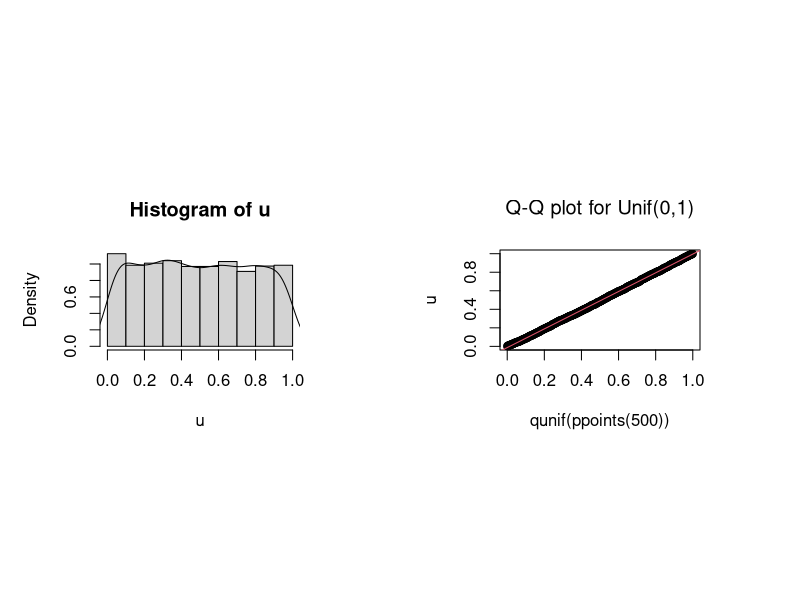
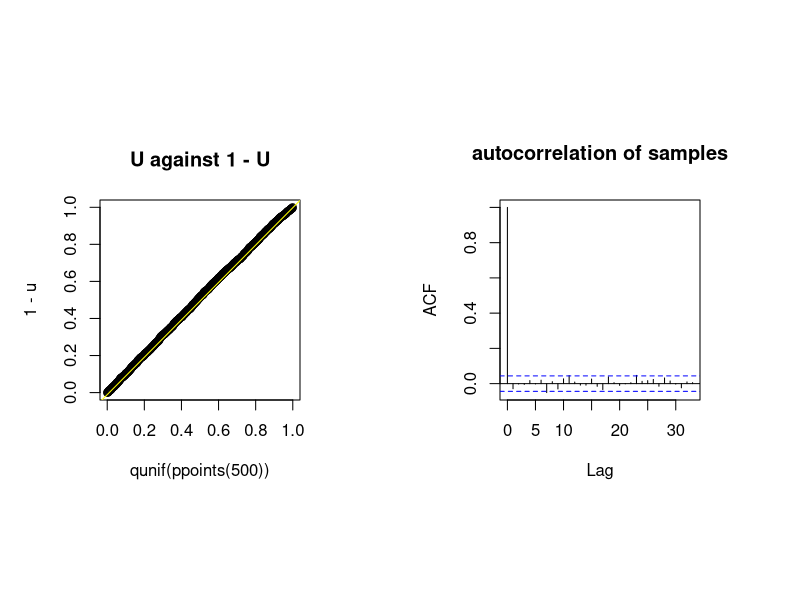
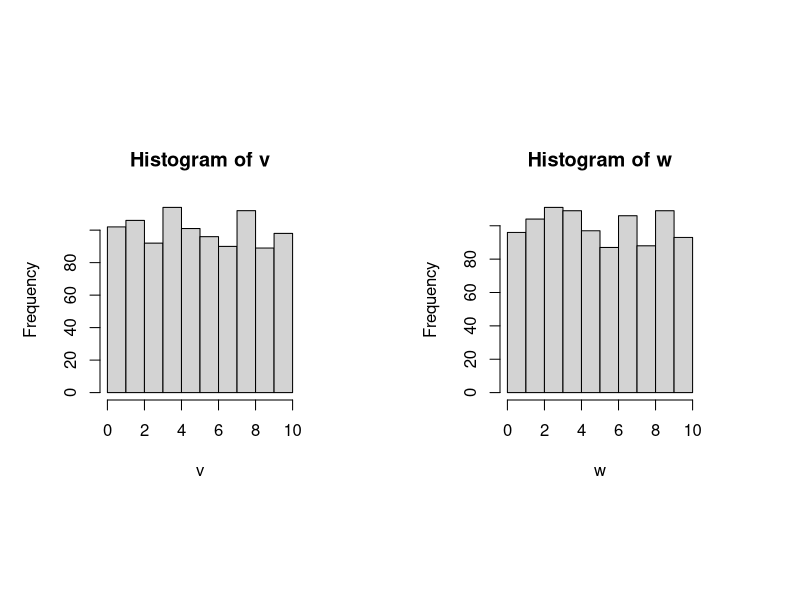
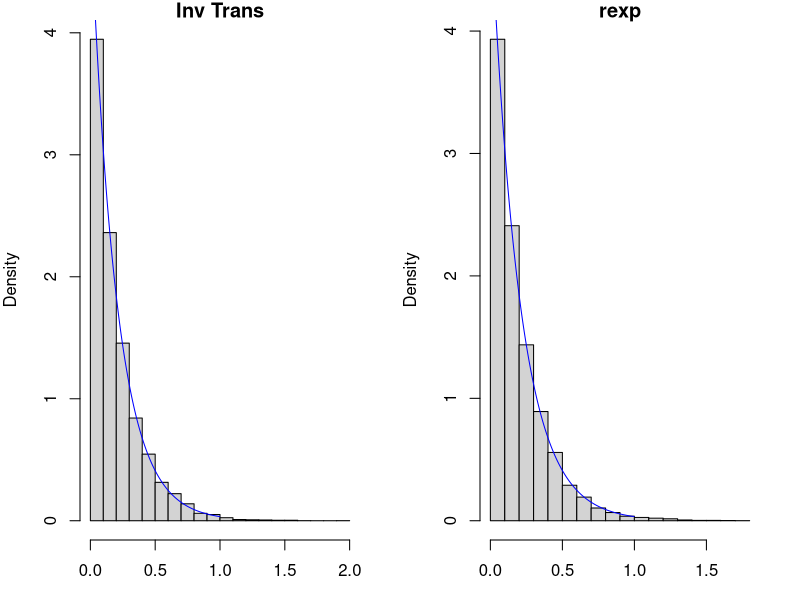
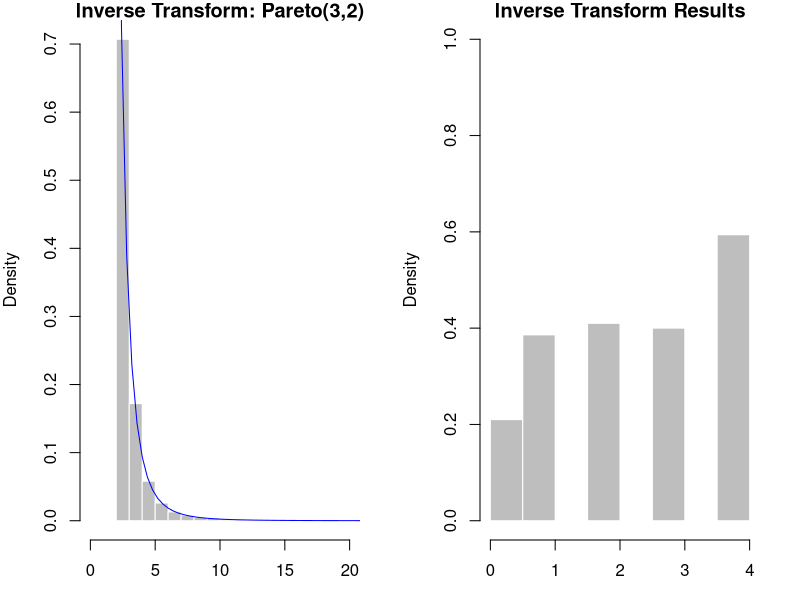
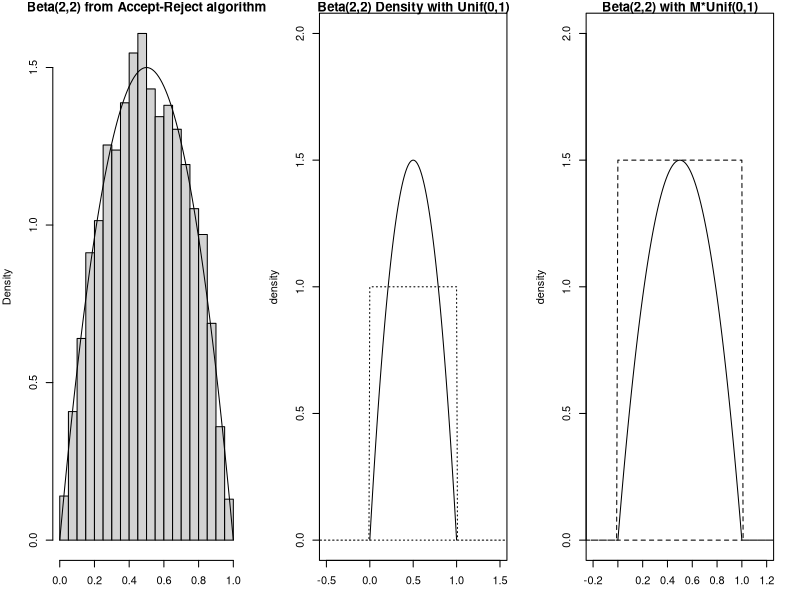
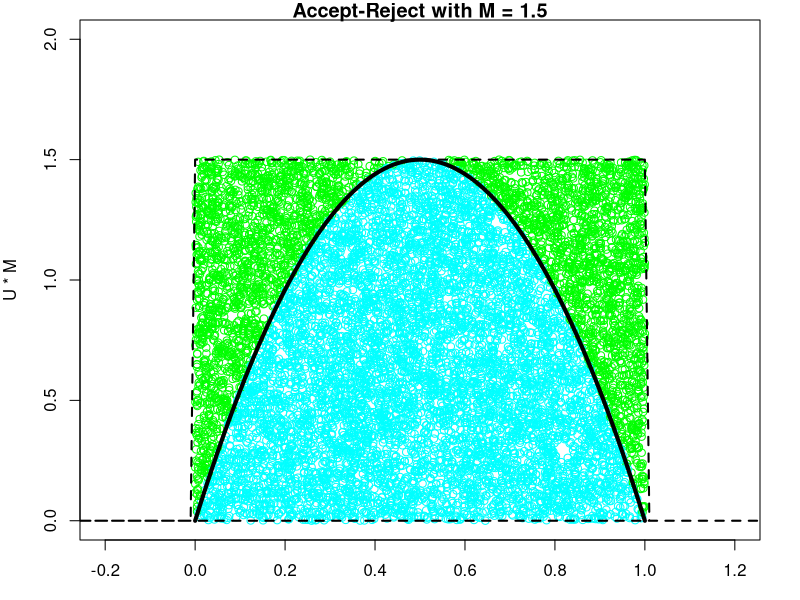
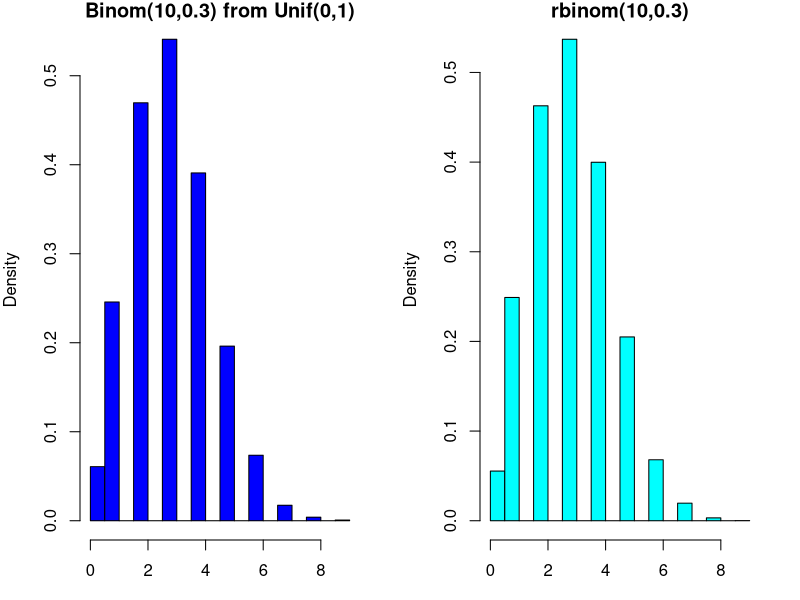

These figures' R source, in order:
## ---- chunk 1
u = runif(2000)

par(pin = c(2,1), mfrow = c(1,2))
hist(u, probability=TRUE)
lines(density(u), xlim=c(0,1))

## Q-Q plot for `runif` data against true theoretical distribution:
qqplot(qunif(ppoints(500)), u,  main = expression("Q-Q plot for Unif(0,1)"))
qqline(u, distribution = qunif, prob = c(0.1, 0.6), col = 2)


## ---- chunk 2
require(graphics)
palette(value = rainbow(6))

par(pin = c(2,2), mfrow = c(1,2))
qqplot(qunif(ppoints(500)),1-u, main = "U against 1 - U")
qqline(u, distribution = qunif, col = 2)

acf(u, main = "autocorrelation of samples") 


## ---- chunk 3
par(mfrow = c(1,2))
v = 10 * runif(1000, 0, 1) ## v ~ unif(0, 10)
hist(v)

w = runif(1000, 0, 10) ## unif(0, 10)
hist(w)


## ---- chunk 4
N = 10^4
u = runif(N)

fInv = function(u){
  (-1/5) * log(u) ## or log(1-u)
}

outSamples = fInv(u)

## ---- chunk 5
## not for show
## echo = FALSE
par(mfrow = c(1,2), mar = c(3, 4, 1, 2))
hist(outSamples, probability = TRUE, main = "Inv Trans")
lines(x = ppoints(200), y = dexp(x = ppoints(200), rate = 5), 
      col = "blue")
hist(rexp(n = N, rate = 5), probability = TRUE, main = "rexp")
lines(x = ppoints(200), y = dexp(x = ppoints(200), rate = 5), 
      col = "blue")
## ---- chunk 6
set.seed(123)
n = 1000
U =runif(n)
a = 3
b = 2
X = b*(1-U)^(-1/a)
pareto = function(x){(a*(b^a)/x^(a+1))}

summary(X)

## ---- chunk 7
hist(X, probability = TRUE, breaks = 25, xlim =c(0, 20),
     col = "gray", border = "white",
     main = "Inverse Transform: Pareto(3,2)", xlab = "x")
curve(pareto(x), from = 0, to = 40, add = TRUE, col = "blue")

## ---- chunk 8
cdf = c(0.0, 0.1, 0.3, 0.5, 0.7, 1.0)
results = numeric(length = 1000) ## creates a vector of zeros
u = runif(1000)
for(i in 2:6){
    ind = (cdf[i-1] < u) & (u <= cdf[i])
    results[ind] <- (i-2)
}

table(results) / 1000

## ---- chunk 9

hist(results, probability = TRUE,
     main = "Inverse Transform Results",
     ylim = c(0,1),
     col = "gray", border = "white")

## ---- chunk 10
## Accept-Reject
M = 1.5
X = rep(x = NA, 5) ## create a vector of length 5 of NAs
set.seed(123)
f <- function(x){ 6*x*(1 - x)} ## pdf of Beta(2,2)
g <- function(x){ 1 } ## pdf of Unif(0,1) is just 1

n = 10000

## ---- chunk 11

for(i in 1:5){
  print(paste("Run: ", i))
  u = runif(1)
  y = runif(1)
  print(paste("U: ", u, "and Y:", y))
  accept <- u <= f(y)/(M* g(y))
  print(paste("Accept? ", accept))
  if(accept){
    X[i] <- y
  }
}

## ---- chunk 12
X = rep(NA, n); M = 1.5
i = 0 ## index set to start at 0
while(sum(is.na(X))){
  U = runif(1); Y = runif(1)
  accept <- U <= f(Y)/(M*g(Y))
  if(accept){
    i = i+1 ## update the index
    X[i] <- Y
  }
}

round(summary(X), 4)
round(summary(rbeta(n = n, shape1 = 2, shape2 = 2)), 4)
## ---- chunk 13

par(mfrow = c(1,3), mar = c(3, 4, 1, 2))

## plot 1
hist(X, xlab = "X", main = "Beta(2,2) from Accept-Reject algorithm", 
     probability = TRUE)
beta <- function(x) 6*x*(1-x)
curve(expr = beta, from = 0, to = 1, add = TRUE)


## plot 2
curve(expr = beta, from = 0, to = 1, 
      xlim = c(-0.5, 1.5), ylim = c(0,2),
      main = "Beta(2,2) Density with Unif(0,1)",
      xlab = "x", ylab = "density")

x = seq(from = -1, to = 2, by = 0.01)
Unif1 = function(x){ ifelse(x >= 0 & x <= 1, 1, 0) }
polygon(x, Unif1(x), lty = 9)

## plot 3
curve(expr = beta, from = 0, to = 1, 
      xlim = c(-0.2, 1.2), ylim = c(0,2),
      main = "Beta(2,2) with M*Unif(0,1)",
      xlab = "x", ylab = "density")

Unif2 = function(x){ ifelse(x >= 0 & x <= 1, 1*M, 0) }
polygon(x, Unif2(x), lty = 2)

#abline(h = 1.5, col = "red")
par(mfrow=c(1,1))


## ---- chunk 14
N = 10000; U = runif(N); Y = runif(N); M = 1.5

f <- function(x){ 6*x*(1 - x)} ## pdf of Beta(2,2)
g <- function(x){ 1 } ## pdf of Unif(0,1) is just 1

accept <- U*M < f(Y)/(g(Y))

mean(accept) ## acceptance rate
print(1/M) ## probability of acceptance

## ---- chunk 15
par(mar = c(3, 4, 1, 2))

plot(Y, U*M, col = as.numeric(accept)+3, 
     xlim = c(-0.2, 1.2), ylim = c(0,2),
     main = "Accept-Reject with M = 1.5")

curve(expr = beta, from = 0, to = 1, 
      xlim = c(-0.5, 1.5), ylim = c(0,2),
      main = "Beta(2,2) with M*Unif(0,1)",
      xlab = "x", ylab = "density", add = TRUE,
      lwd = 4)

Unif2 = function(x){ ifelse(x >= 0 & x <= 1, 1*M, 0) }
polygon(x, Unif2(x), lty = 2, lwd = 2)

## ---- chunk 16
## let's simulate 10,000 samples from bin(n=10, p = 0.3)
N = 10000
n = 10
p = 0.3
x = as.numeric(runif(n = (n*N)) <= p) ## convert bools to 1 and 0
m = matrix(data = x, nrow = N, ncol = n)
Binom_samples = rowSums(m) 
## ---- chunk 17
par(mfrow = c(1,2))
hist(Binom_samples, probability = TRUE, main = "Binom(10,0.3) from Unif(0,1)", 
     col = "blue")
hist(rbinom(n = N, size = n, prob = p), probability = TRUE, main = "rbinom(10,0.3)",
     col = "cyan")
par(mfrow=c(1,1))



## ---- chunk 18
N = 10000
Z = rnorm(n = 2*N, mean = 0, sd = 1)
Z = matrix(data = Z, nrow = N, ncol = 2)

transfromation <- function(vec){
  R = sqrt(sum(vec^2))
  #R = sqrt(vec[1]^2 + vec[2]^2)
  return(R)
}

R_Out = apply(X = Z, MARGIN = 1, FUN = transfromation)

summary(R_Out)
sqrt(pi/2) ## theoretical mean

## ---- chunk 19

hist(R_Out, col = "gray", border = "white")
## compare with Rayleigh {VGAM}	
